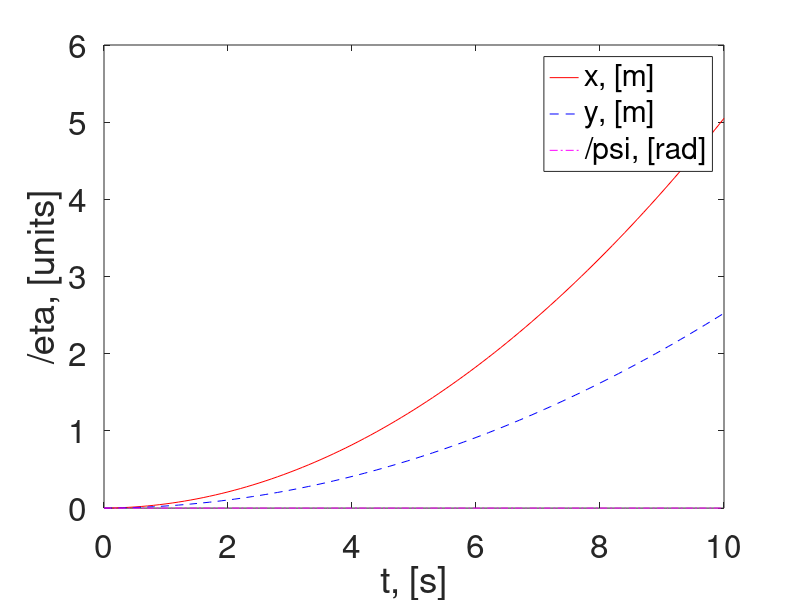
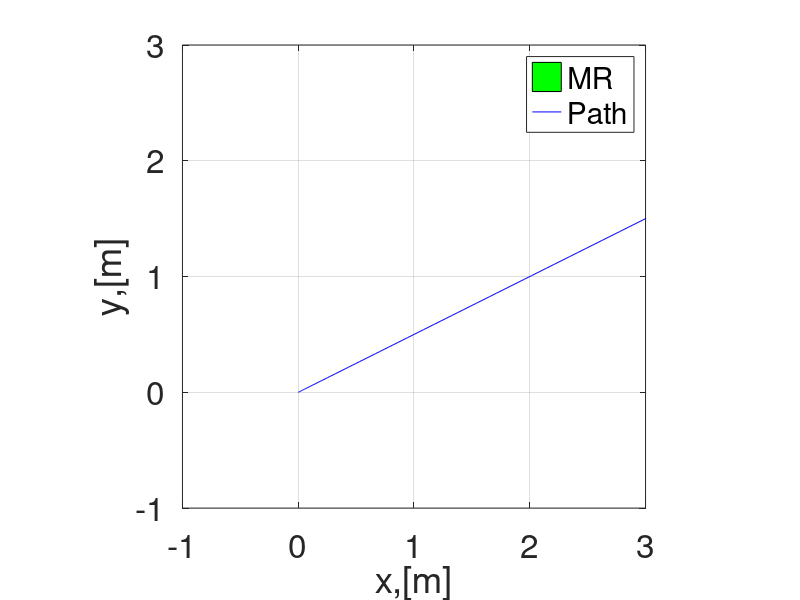

MATLAB code for these plots, in order:
clear;
clc;

%simulation parameters
dt=0.1; %step size
ts = 10; %simulation time
t = 0:dt:ts; %time span

%initial conditions
eta0 =[0;0;0];  %inital position and orientation of the vehicle
zeta0 = [0;0;0];%intial velocity of input commands

eta(:,1) = eta0;
zeta(:,1) = zeta0;

%robot parameters
m=10; %mass of the vehicle
Iz = 0.1; %inertia of the vehicle

xbc = 0; ybc = 0; %coordinates of mass centre

%state propagation

for i = 1:length(t)
    u = zeta(1,i); v = zeta(2,i); r = zeta(3,i);

    %inertia matrix
    D = [m 0 -ybc*m;
         0 m xbc*m;
         -ybc*m xbc*m Iz+m*(xbc^2+ybc^2);];
    %other vector
    n_v = [-m*r*(v+xbc*r);
            m*r*(u-ybc*r);
            m*r*(xbc*u+ybc*v);];
    %input vector
    tau(:,i) = [1;0.5;0];

    %Jacobian matrix
    psi = eta(3,i);
    J_eta = [cos(psi) -sin(psi) 0;
             sin(psi) cos(psi) 0;
             0 0 1;];

    zeta_dot(:,i) = inv(D)*(tau(:,i)-n_v);
    zeta(:,i+1) = zeta(:,i) + dt*zeta_dot(:,i);

    eta(:,i+1) = eta(:,i) + dt*(J_eta*(zeta(:,i)+dt*zeta_dot(:,i))); %state update
end

%plotting 
figure
plot(t, eta(1,1:i), 'r-');      %for plotting x in m
hold on     
plot(t, eta(2,1:i), 'b--');     %y in m
plot(t, eta(3,1:i), 'm-.');     %t in s
legend('x, [m]','y, [m]','/psi, [rad]');
set(gca,'fontsize',24)
xlabel('t, [s]');
ylabel('/eta, [units]');

%animation (mobile robot motion animation)
l = 0.6; % length of mobile robot
w = 0.4; % width of the mobile robot
%Mobile robot coordinates
mr_co=[-l/2 l/2 l/2 -l/2 -l/2;
       -w/2 -w/2 w/2 w/2 -w/2;];

figure
for i = 1:length(t) %animation starts here
    psi = eta(3,i);
    R_psi=[cos(psi) -sin(psi);
           sin(psi)  cos(psi);];%rotation matrix
    v_pos=R_psi*mr_co;
    fill((v_pos(1,:)+eta(1,i)),v_pos(2,:)+eta(2,i),'g')
    hold on, grid on
    axis([-1 3 -1 3]), axis square
    plot(eta(1,1:i),eta(2,1:i),'b-');
    legend('MR','Path')
    set(gca,'fontsize',24)
    xlabel('x,[m]'); ylabel('y,[m]');
    pause(0.1);
    hold off
end %animation ends here


